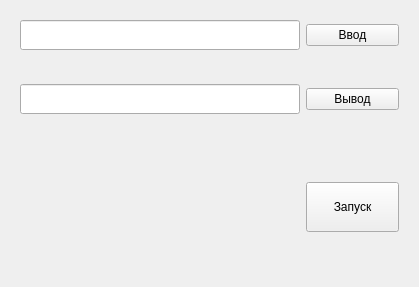
<?xml version="1.0" encoding="UTF-8"?>
<ui version="4.0">
 <class>MiddleMenuWidget</class>
 <widget class="QWidget" name="MiddleMenuWidget">
  <property name="geometry">
   <rect>
    <x>0</x>
    <y>0</y>
    <width>419</width>
    <height>287</height>
   </rect>
  </property>
  <property name="windowTitle">
   <string>Form</string>
  </property>
  <layout class="QHBoxLayout" name="horizontalLayout_5">
   <item>
    <layout class="QVBoxLayout" name="verticalLayout" stretch="0,1,2">
     <item>
      <widget class="QWidget" name="widget_4" native="true">
       <layout class="QHBoxLayout" name="horizontalLayout_2" stretch="3,1">
        <item>
         <widget class="QLineEdit" name="lineIn">
          <property name="minimumSize">
           <size>
            <width>0</width>
            <height>30</height>
           </size>
          </property>
         </widget>
        </item>
        <item>
         <widget class="QPushButton" name="pushButton_2">
          <property name="text">
           <string>Ввод</string>
          </property>
         </widget>
        </item>
       </layout>
      </widget>
     </item>
     <item>
      <widget class="QWidget" name="widget_2" native="true">
       <layout class="QHBoxLayout" name="horizontalLayout_4" stretch="3,1">
        <item>
         <widget class="QLineEdit" name="lineOut">
          <property name="minimumSize">
           <size>
            <width>0</width>
            <height>30</height>
           </size>
          </property>
         </widget>
        </item>
        <item>
         <widget class="QPushButton" name="pushButton_3">
          <property name="text">
           <string>Вывод</string>
          </property>
         </widget>
        </item>
       </layout>
      </widget>
     </item>
     <item>
      <widget class="QWidget" name="widget" native="true">
       <layout class="QHBoxLayout" name="horizontalLayout">
        <item>
         <layout class="QHBoxLayout" name="horizontalLayout_3" stretch="3,1">
          <item>
           <widget class="QWidget" name="widget_3" native="true"/>
          </item>
          <item>
           <widget class="QPushButton" name="pushButton">
            <property name="minimumSize">
             <size>
              <width>0</width>
              <height>50</height>
             </size>
            </property>
            <property name="text">
             <string>Запуск</string>
            </property>
           </widget>
          </item>
         </layout>
        </item>
       </layout>
      </widget>
     </item>
    </layout>
   </item>
  </layout>
 </widget>
 <resources/>
 <connections/>
</ui>
